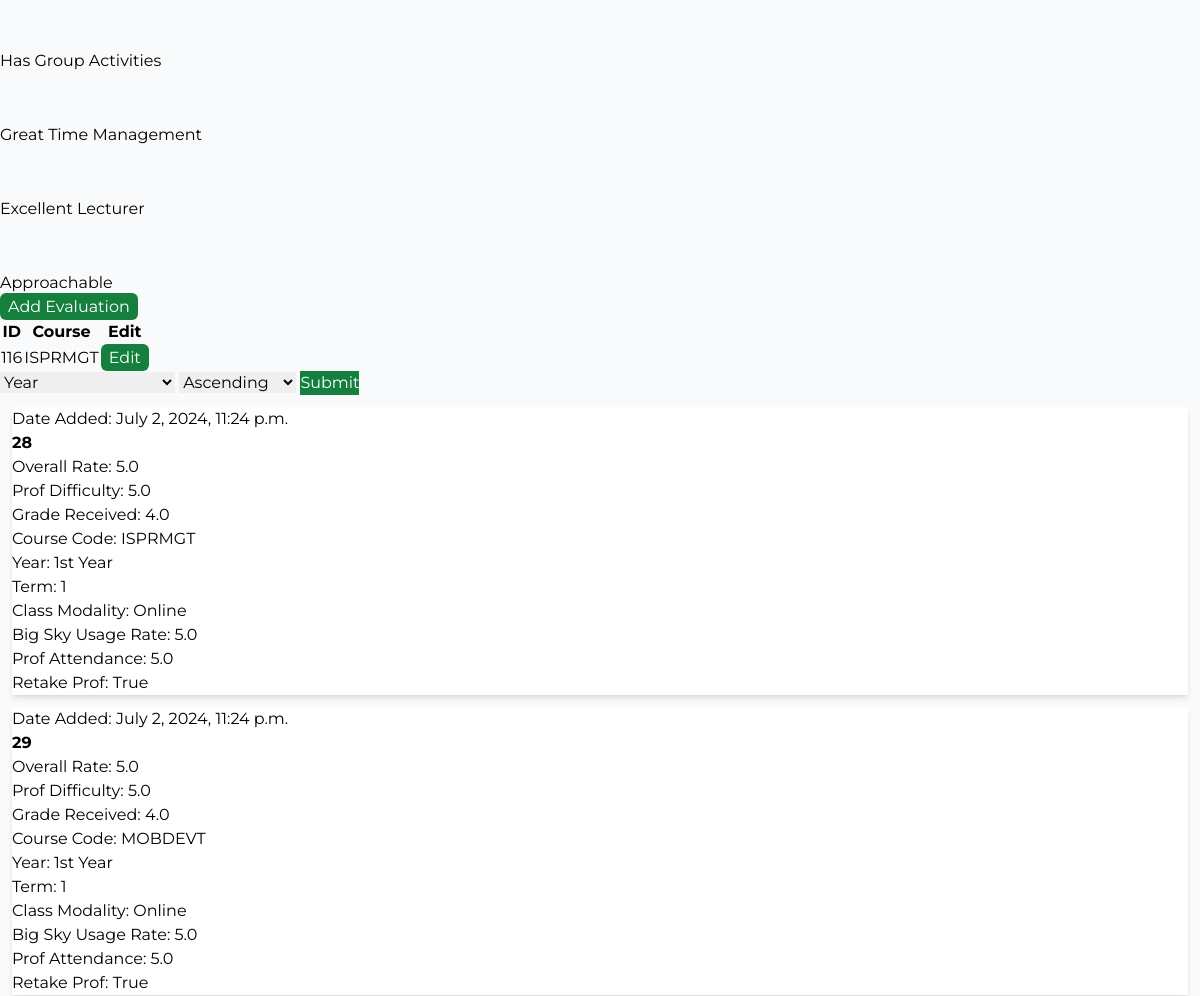
Page /teacher/1 (signed in, middle part) on the earlier database version.
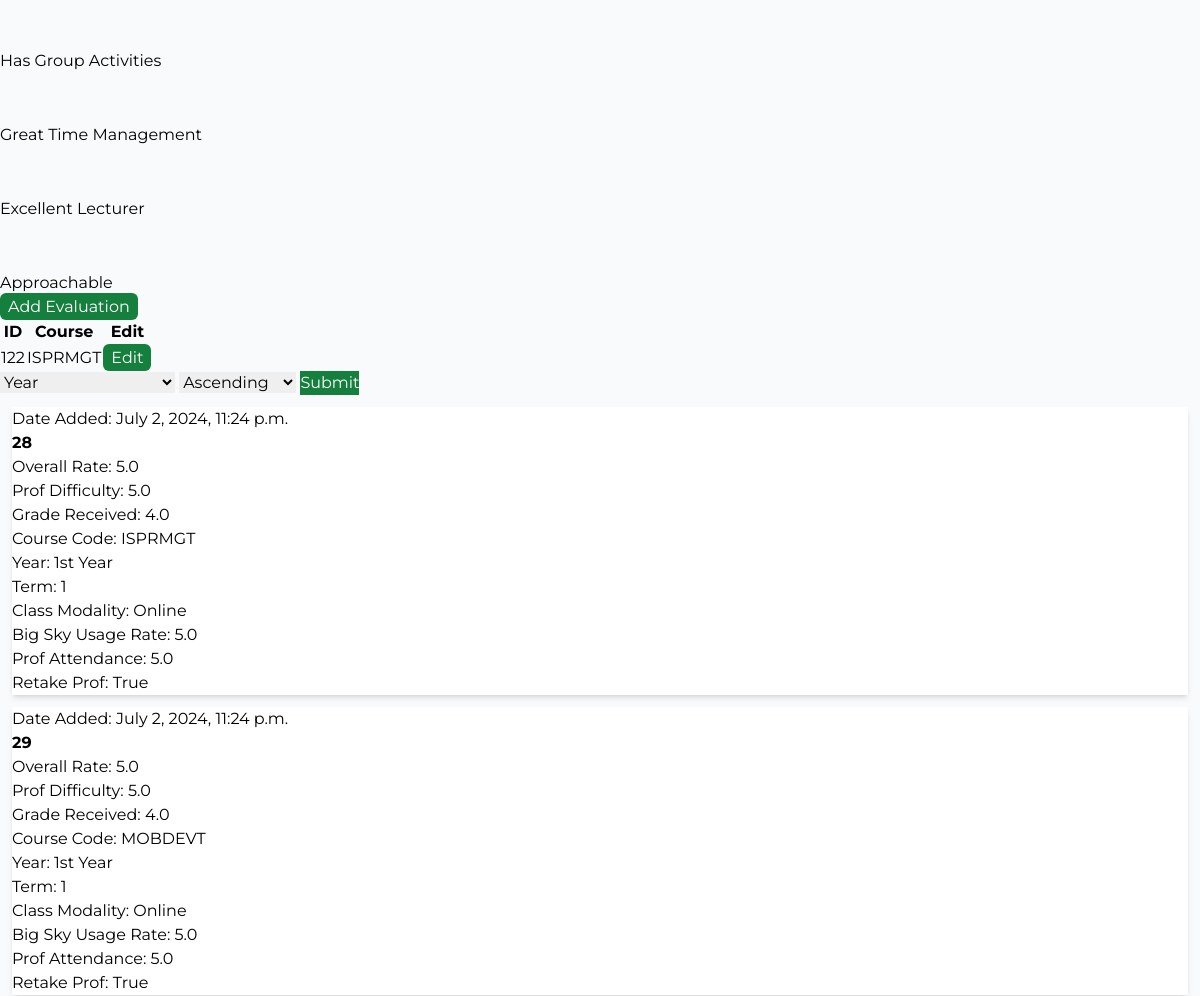
Same page on the later database version.
### EvalSys/models.py (models this page shows, shortened)
class TagTB(models.Model):
    TagName = models.CharField(max_length=100, null=False, blank=False)
    isHidden = models.BooleanField(null=False, blank=False)

class EvaluationTB(models.Model):
    UserID = models.ForeignKey(User, on_delete=models.CASCADE)
    TeacherID = models.ForeignKey(TeacherTB, on_delete=models.CASCADE)
    CourseID = models.ForeignKey(CourseTB, on_delete=models.CASCADE)
    Year = models.CharField(max_length=50, null=False, blank=False)
    Term = models.IntegerField(null=False, blank=False)
    ClassModality = models.CharField(max_length=50, null=False, blank=False)
    OverallProfRate = models.FloatField(null=False, blank=False)
    ProfDifficulty = models.FloatField(null=False, blank=False)
    RetakeProf = models.BooleanField(null=False, blank=False)
    BigSkyUsageRate = models.FloatField(null=False, blank=False)
    ProfAttendance = models.FloatField(null=False, blank=False)
    GradeReceived = models.FloatField(null=True, blank=True)
    DateAdded = models.DateTimeField(default=timezone.now)
    class Meta:
        unique_together = ('UserID', 'TeacherID', 'CourseID')

class CourseTB(models.Model):
    CourseCode = models.CharField(unique=True, max_length=50, null=False, blank=False)
    CourseName = models.CharField(max_length=100, null=False, blank=False)
    Description = models.TextField(null=True, blank=True)

### EvalSys/views.py (the view, shortened to what this page needs)
# urls.py: path('teacher/<teacher_id>', views.TeacherInfo, name='TeacherInfo'),
@login_required(login_url='UserLogin')
def TeacherInfo(request, teacher_id):
    user = request.user
    TeacherRec = TeacherTB.objects.get(pk=teacher_id)
    TCourseRecs = Teacher_CourseTB.objects.filter(TeacherID=teacher_id)
    EvalRecs = EvaluationTB.objects.filter(TeacherID=teacher_id, UserID=user.id)
    try:
        Teacher_BookmarkTB.objects.get(TeacherID=teacher_id, UserID=user.id)
        isMark = True
    except:
        isMark = False
    showAdd = False
    showEdit = False
    if len(EvalRecs) > 0: showEdit = True
    if len(TCourseRecs) != len(EvalRecs): showAdd = True
    AllEvalRecs = EvaluationTB.objects.filter(TeacherID=teacher_id).aggregate(
        Average_Rate=Round(Avg('OverallProfRate', default=0), 2),
        Average_Difficulty=Round(Avg('ProfDifficulty', default=0), 2),
        Average_BSUsage=Round(Avg('BigSkyUsageRate', default=0), 2),
        Average_Attendance=Round(Avg('ProfAttendance', default=0), 2),
        Average_Grades=Round(Avg('GradeReceived', default=0))
    )
    Average_Retake = 0
    Total_WillRetake = EvaluationTB.objects.filter(TeacherID=teacher_id, RetakeProf=True).count()
    TotalNumEvals = EvaluationTB.objects.filter(TeacherID=teacher_id).count()
    if TotalNumEvals > 0:
        Average_Retake = int((Total_WillRetake/TotalNumEvals)*100)
    AllTagsGotten = (Evaluation_TagTB.objects.filter(EvaluationID__TeacherID_id=teacher_id)
                     .values('TagID__TagName').annotate(count=Count('TagID__TagName')).order_by('-count')[:5])
    AllStudentEvals = EvaluationTB.objects.filter(TeacherID=teacher_id).exclude(UserID=user.id)
    AllEvalTags = Evaluation_TagTB.objects.filter(EvaluationID__TeacherID=teacher_id).exclude(EvaluationID__UserID=user.id).order_by()
    type = ""
    arrange = ""
    return render(request, 'teacherInfo.html', {
        'prof': TeacherRec,
        'Courses': TCourseRecs,
        'Evals': EvalRecs,
        'showAdd': showAdd,
        'showEdit': showEdit,
        'Mark': isMark,
        'AllEvalRecs': AllEvalRecs,
        'TotalNumEvals': TotalNumEvals,
        'Average_Retake': Average_Retake,
        'TopTagRecs': AllTagsGotten,
        'AllStudentEvals': AllStudentEvals,
        'AllEvalTags': AllEvalTags,
        'type': type,
        'arrange': arrange})

### templates/teacherInfo.html (shortened to what this page needs)
{% extends 'temp_2.html' %}
{% block content %}
    <div>
        <div class="space-y-[50px]">
            {% for item in TopTagRecs %}
                <p>{{ item.TagID__TagName }}</p>
            {% endfor %}
        </div>
        {% if showAdd == True or showAdd == None %}
            <a class="px-2 py-1 rounded-md bg-green-700 text-white" href="{% url 'EvaluateTeacher' prof.id %}">Add Evaluation</a>
        {% endif %}
        {% if showEdit == True %}
            <table>
                <tr>
                    <th>ID</th>
                    <th>Course</th>
                    <th>Edit</th>
                </tr>
                {% for record in Evals %}
                    <tr>
                        <td>{{ record.id }}</td>
                        <td>{{ record.CourseID.CourseCode }}</td>
                        <td>
                            <a class="px-2 py-1 rounded-md bg-green-700 text-white" href="{% url 'EditEval' record.id %}">Edit</a>
                        </td>
                    </tr>
                {% endfor %}
            </table>
        {% endif %}
    </div>
    <div>
        <form action="{% url 'TeacherInfo' prof.id %}" method="POST">
            <select name="Type" id="Type">
                <option value="Year" {% if type == "Year" %} selected {% endif %}>Year</option>
            </select>
            <select name="Arrange" id="Arrange">
                <option value="Asc" {% if arrange == "Asc" %} selected {% endif %}>Ascending</option>
            </select>
            <button type="submit" class="bg-green-700 text-white">Submit</button>
        </form>
    </div>
    <div class="">
        {% for eval in AllStudentEvals %}
            <div class="bg-white shadow-md m-3">
                <p>Date Added: {{ eval.DateAdded }}</p>
                <p class="font-bold">{{ eval.id }}</p>
                <p>Overall Rate: {{ eval.OverallProfRate }}</p>
                <p>Prof Difficulty: {{ eval.ProfDifficulty }}</p>
                <p>Grade Received: {{ eval.GradeReceived }}</p>
                <p>Course Code: {{ eval.CourseID.CourseCode }}</p>
                <p>Year: {{eval.Year }}</p>
                <p>Term: {{ eval.Term }}</p>
                <p>Class Modality: {{ eval.ClassModality }}</p>
                <p>Big Sky Usage Rate: {{ eval.BigSkyUsageRate }}</p>
                <p>Prof Attendance: {{ eval.ProfAttendance }}</p>
                <p>Retake Prof: {{ eval.RetakeProf }}</p>
            </div>
        {% endfor %}
    </div>
{% endblock %}

Differences in the rows shown:
removed EvaluationTB: id "116", CourseID.CourseCode "ISPRMGT"
added EvaluationTB: id "122", CourseID.CourseCode "ISPRMGT"
